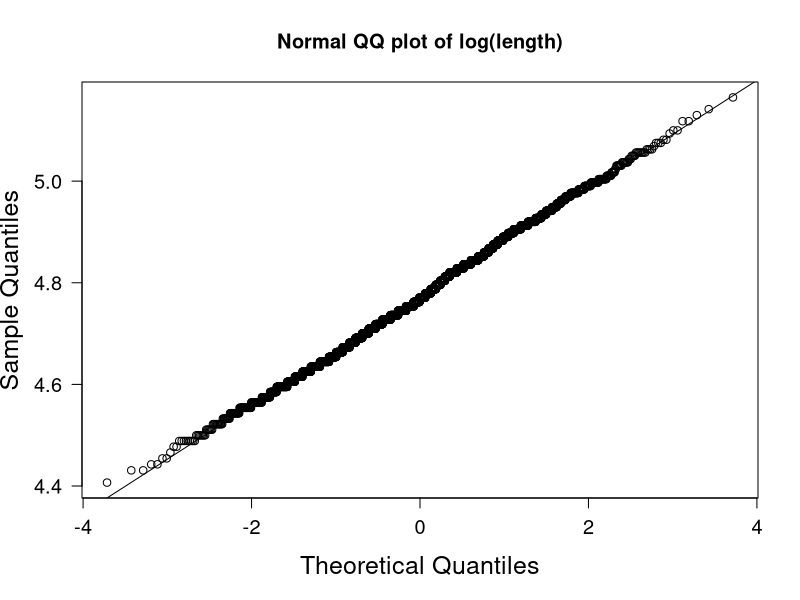
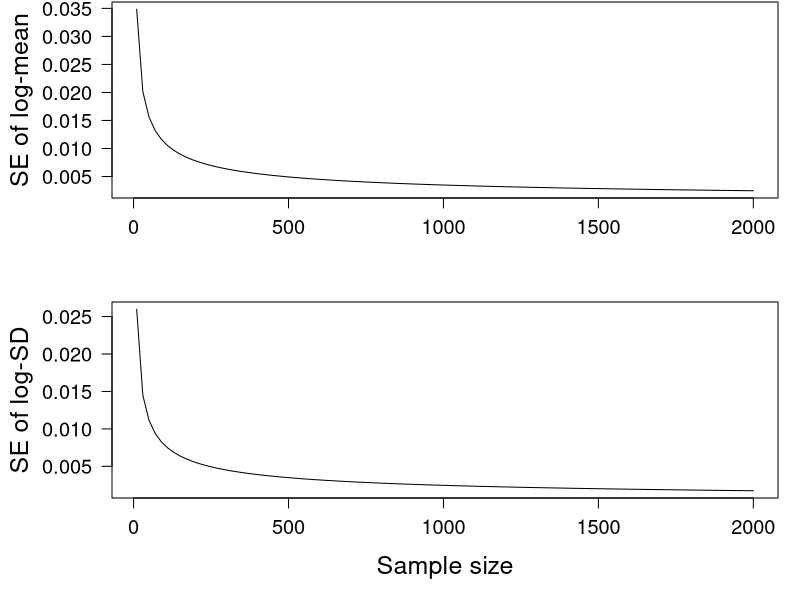

R code for these plots, in order:
# "Power analysis" for precision of mean and SD of normal distribution
# applied to hatchery smolt lengths

options(device = windows)

# Data
len <- unlist(read.csv("MethowSPCH-Lengths2017.csv", header = T))
log_len <- log(len)

# Confirm length distribution is close to lognormal
# windows()
png(filename="qq_log_length.png", width=7, height=7, units="in", res=300, type="cairo-png")
qqnorm(log_len, main = "Normal QQ plot of log(length)", cex.axis = 1.2, cex.lab = 1.5, las = 1)
qqline(log_len)
dev.off()

# Estimate "true" log-mean and log-SD from large sample
mu <- mean(log_len)
sigma <- sd(log_len)

# Functions to calculate SE of sample mean and SD given their true values and sample size
# The latter is from https://web.eecs.umich.edu/~fessler/papers/files/tr/stderr.pdf
# and is valid for N > 10
se_mean <- function(sigma, N) sigma/sqrt(N)
se_sd <- function(sigma, N) sigma/sqrt(2*(N - 1))
  
# Plot results
# windows(width = 7, height = 10)
png(filename="SE_mu_sigma_log_length.png", width=7, height=10, units="in", res=300, type="cairo-png")
par(mfrow=c(2,1), mar = c(5.1,2.1,0.1,1.1), oma = c(0,3.5,0,0))
curve(se_mean(sigma, x), from = 10, to = 2000, las = 1, xlab = "", ylab = "",
      cex.axis = 1.2, cex.lab = 1.5)
mtext("SE of log-mean", side = 2, line = 4, cex = 1.5)
curve(se_sd(sigma, x), from = 10, to = 2000, las = 1, xlab = "Sample size", ylab = "",
      cex.axis = 1.2, cex.lab = 1.5)
mtext("SE of log-SD", side = 2, line = 4, cex = 1.5)
dev.off()
